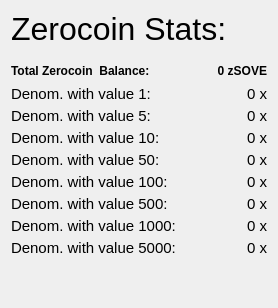
                  <widget class="QFrame" name="verticalFrameRight">
                   <layout class="QVBoxLayout" name="verticalLayout_9">
                    <item>
                     <layout class="QVBoxLayout" name="verticalLayout_Right">
                      <property name="spacing">
                       <number>4</number>
                      </property>
                      <item>
                       <layout class="QHBoxLayout" name="horizontalLayout_21">
                        <item>
                         <widget class="QLabel" name="labelzSOVEStats">
                          <property name="font">
                           <font>
                            <pointsize>24</pointsize>
                            <weight>50</weight>
                            <bold>false</bold>
                           </font>
                          </property>
                          <property name="toolTip">
                           <string>Information about the available Zerocoin funds.</string>
                          </property>
                          <property name="text">
                           <string>Zerocoin Stats:</string>
                          </property>
                          <property name="alignment">
                           <set>Qt::AlignLeading|Qt::AlignLeft|Qt::AlignVCenter</set>
                          </property>
                         </widget>
                        </item>
                        <item>
                         <spacer name="horizontalSpacer_16">
                          <property name="orientation">
                           <enum>Qt::Horizontal</enum>
                          </property>
                          <property name="sizeHint" stdset="0">
                           <size>
                            <width>40</width>
                            <height>20</height>
                           </size>
                          </property>
                         </spacer>
                        </item>
                       </layout>
                      </item>
                      <item>
                       <spacer name="verticalSpacer">
                        <property name="orientation">
                         <enum>Qt::Vertical</enum>
                        </property>
                        <property name="sizeType">
                         <enum>QSizePolicy::Maximum</enum>
                        </property>
                        <property name="sizeHint" stdset="0">
                         <size>
                          <width>20</width>
                          <height>10</height>
                         </size>
                        </property>
                       </spacer>
                      </item>
                      <item>
                       <layout class="QHBoxLayout" name="horizontalLayout_12">
                        <item>
                         <widget class="QLabel" name="labelzAvailableText">
                          <property name="font">
                           <font>
                            <weight>75</weight>
                            <bold>true</bold>
                           </font>
                          </property>
                          <property name="toolTip">
                           <string>Total Balance including unconfirmed and immature zSOVE</string>
                          </property>
                          <property name="text">
                           <string>Total Zerocoin  Balance:</string>
                          </property>
                          <property name="alignment">
                           <set>Qt::AlignLeading|Qt::AlignLeft|Qt::AlignVCenter</set>
                          </property>
                         </widget>
                        </item>
                        <item>
                         <spacer name="horizontalSpacer_7">
                          <property name="orientation">
                           <enum>Qt::Horizontal</enum>
                          </property>
                          <property name="sizeHint" stdset="0">
                           <size>
                            <width>40</width>
                            <height>20</height>
                           </size>
                          </property>
                         </spacer>
                        </item>
                        <item>
                         <widget class="QLabel" name="labelzAvailableAmount">
                          <property name="minimumSize">
                           <size>
                            <width>40</width>
                            <height>0</height>
                           </size>
                          </property>
                          <property name="font">
                           <font>
                            <weight>75</weight>
                            <bold>true</bold>
                           </font>
                          </property>
                          <property name="toolTip">
                           <string>Total Balance including unconfirmed and immature zSOVE</string>
                          </property>
                          <property name="text">
                           <string>0 zSOVE</string>
                          </property>
                          <property name="alignment">
                           <set>Qt::AlignRight|Qt::AlignTrailing|Qt::AlignVCenter</set>
                          </property>
                         </widget>
                        </item>
                       </layout>
                      </item>
                      <item>
                       <layout class="QHBoxLayout" name="horizontalLayout_13">
                        <item>
                         <widget class="QLabel" name="labelzDenom1Text">
                          <property name="font">
                           <font>
                            <pointsize>11</pointsize>
                           </font>
                          </property>
                          <property name="toolTip">
                           <string>Denominations with value 1:</string>
                          </property>
                          <property name="text">
                           <string>Denom. with value 1:</string>
                          </property>
                          <property name="alignment">
                           <set>Qt::AlignLeading|Qt::AlignLeft|Qt::AlignVCenter</set>
                          </property>
                         </widget>
                        </item>
                        <item>
                         <spacer name="horizontalSpacer_8">
                          <property name="orientation">
                           <enum>Qt::Horizontal</enum>
                          </property>
                          <property name="sizeHint" stdset="0">
                           <size>
                            <width>40</width>
                            <height>16</height>
                           </size>
                          </property>
                         </spacer>
                        </item>
                        <item>
                         <widget class="QLabel" name="labelzDenom1Amount">
                          <property name="minimumSize">
                           <size>
                            <width>40</width>
                            <height>0</height>
                           </size>
                          </property>
                          <property name="font">
                           <font>
                            <pointsize>11</pointsize>
                           </font>
                          </property>
                          <property name="toolTip">
                           <string>Unconfirmed: less than 20 confirmations
Immature: confirmed, but less than 2 mints of the same denomination after it was minted</string>
                          </property>
                          <property name="text">
                           <string>0 x</string>
                          </property>
                          <property name="textFormat">
                           <enum>Qt::RichText</enum>
                          </property>
                          <property name="alignment">
                           <set>Qt::AlignRight|Qt::AlignTrailing|Qt::AlignVCenter</set>
                          </property>
                         </widget>
                        </item>
                       </layout>
                      </item>
                      <item>
                       <layout class="QHBoxLayout" name="horizontalLayout_14">
                        <item>
                         <widget class="QLabel" name="labelzDenom2Text">
                          <property name="font">
                           <font>
                            <pointsize>11</pointsize>
                           </font>
                          </property>
                          <property name="toolTip">
                           <string>Denominations with value 5:</string>
                          </property>
                          <property name="text">
                           <string>Denom. with value 5:</string>
                          </property>
                          <property name="alignment">
                           <set>Qt::AlignLeading|Qt::AlignLeft|Qt::AlignVCenter</set>
                          </property>
                         </widget>
                        </item>
                        <item>
                         <spacer name="horizontalSpacer_9">
                          <property name="orientation">
                           <enum>Qt::Horizontal</enum>
                          </property>
                          <property name="sizeHint" stdset="0">
                           <size>
                            <width>40</width>
                            <height>16</height>
                           </size>
                          </property>
                         </spacer>
                        </item>
                        <item>
                         <widget class="QLabel" name="labelzDenom2Amount">
                          <property name="minimumSize">
                           <size>
                            <width>40</width>
                            <height>0</height>
                           </size>
                          </property>
                          <property name="font">
                           <font>
                            <pointsize>11</pointsize>
                           </font>
                          </property>
                          <property name="toolTip">
                           <string>Unconfirmed: less than 20 confirmations
Immature: confirmed, but less than 2 mints of the same denomination after it was minted</string>
                          </property>
                          <property name="text">
                           <string>0 x</string>
                          </property>
                          <property name="textFormat">
                           <enum>Qt::RichText</enum>
                          </property>
                          <property name="alignment">
                           <set>Qt::AlignRight|Qt::AlignTrailing|Qt::AlignVCenter</set>
                          </property>
                         </widget>
                        </item>
                       </layout>
                      </item>
                      <item>
                       <layout class="QHBoxLayout" name="horizontalLayout_15">
                        <item>
                         <widget class="QLabel" name="labelzDenom3Text">
                          <property name="font">
                           <font>
                            <pointsize>11</pointsize>
                           </font>
                          </property>
                          <property name="toolTip">
                           <string>Denominations with value 10:</string>
                          </property>
                          <property name="text">
                           <string>Denom. with value 10:</string>
                          </property>
                          <property name="alignment">
                           <set>Qt::AlignLeading|Qt::AlignLeft|Qt::AlignVCenter</set>
                          </property>
                         </widget>
                        </item>
                        <item>
                         <spacer name="horizontalSpacer_10">
                          <property name="orientation">
                           <enum>Qt::Horizontal</enum>
                          </property>
                          <property name="sizeHint" stdset="0">
                           <size>
                            <width>40</width>
                            <height>16</height>
                           </size>
                          </property>
                         </spacer>
                        </item>
                        <item>
                         <widget class="QLabel" name="labelzDenom3Amount">
                          <property name="minimumSize">
                           <size>
                            <width>40</width>
                            <height>0</height>
                           </size>
                          </property>
                          <property name="font">
                           <font>
                            <pointsize>11</pointsize>
                           </font>
                          </property>
                          <property name="toolTip">
                           <string>Unconfirmed: less than 20 confirmations
Immature: confirmed, but less than 2 mints of the same denomination after it was minted</string>
                          </property>
                          <property name="text">
                           <string>0 x</string>
                          </property>
                          <property name="textFormat">
                           <enum>Qt::RichText</enum>
                          </property>
                          <property name="alignment">
                           <set>Qt::AlignRight|Qt::AlignTrailing|Qt::AlignVCenter</set>
                          </property>
                         </widget>
                        </item>
                       </layout>
                      </item>
                      <item>
                       <layout class="QHBoxLayout" name="horizontalLayout_16">
                        <item>
                         <widget class="QLabel" name="labelzDenom4Text">
                          <property name="font">
                           <font>
                            <pointsize>11</pointsize>
                           </font>
                          </property>
                          <property name="toolTip">
                           <string>Denominations with value 50:</string>
                          </property>
                          <property name="text">
                           <string>Denom. with value 50:</string>
                          </property>
                          <property name="alignment">
                           <set>Qt::AlignLeading|Qt::AlignLeft|Qt::AlignVCenter</set>
                          </property>
                         </widget>
                        </item>
                        <item>
                         <spacer name="horizontalSpacer_11">
                          <property name="orientation">
                           <enum>Qt::Horizontal</enum>
                          </property>
                          <property name="sizeHint" stdset="0">
                           <size>
                            <width>40</width>
                            <height>16</height>
                           </size>
                          </property>
                         </spacer>
                        </item>
                        <item>
                         <widget class="QLabel" name="labelzDenom4Amount">
                          <property name="minimumSize">
                           <size>
                            <width>40</width>
                            <height>0</height>
                           </size>
                          </property>
                          <property name="font">
                           <font>
                            <pointsize>11</pointsize>
                           </font>
                          </property>
                          <property name="toolTip">
                           <string>Unconfirmed: less than 20 confirmations
Immature: confirmed, but less than 2 mints of the same denomination after it was minted</string>
                          </property>
                          <property name="text">
                           <string>0 x</string>
                          </property>
                          <property name="textFormat">
                           <enum>Qt::RichText</enum>
                          </property>
                          <property name="alignment">
                           <set>Qt::AlignRight|Qt::AlignTrailing|Qt::AlignVCenter</set>
                          </property>
                         </widget>
                        </item>
                       </layout>
                      </item>
                      <item>
                       <layout class="QHBoxLayout" name="horizontalLayout_17">
                        <item>
                         <widget class="QLabel" name="labelzDenom5Text">
                          <property name="font">
                           <font>
                            <pointsize>11</pointsize>
                           </font>
                          </property>
                          <property name="toolTip">
                           <string>Denominations with value 100:</string>
                          </property>
                          <property name="text">
                           <string>Denom. with value 100:</string>
                          </property>
                          <property name="alignment">
                           <set>Qt::AlignLeading|Qt::AlignLeft|Qt::AlignVCenter</set>
                          </property>
                         </widget>
                        </item>
                        <item>
                         <spacer name="horizontalSpacer_12">
                          <property name="orientation">
                           <enum>Qt::Horizontal</enum>
                          </property>
                          <property name="sizeHint" stdset="0">
                           <size>
                            <width>40</width>
                            <height>16</height>
                           </size>
                          </property>
                         </spacer>
                        </item>
                        <item>
                         <widget class="QLabel" name="labelzDenom5Amount">
                          <property name="minimumSize">
                           <size>
                            <width>40</width>
                            <height>0</height>
                           </size>
                          </property>
                          <property name="font">
                           <font>
                            <pointsize>11</pointsize>
                           </font>
                          </property>
                          <property name="toolTip">
                           <string>Unconfirmed: less than 20 confirmations
Immature: confirmed, but less than 2 mints of the same denomination after it was minted</string>
                          </property>
                          <property name="text">
                           <string>0 x</string>
                          </property>
                          <property name="textFormat">
                           <enum>Qt::RichText</enum>
                          </property>
                          <property name="alignment">
                           <set>Qt::AlignRight|Qt::AlignTrailing|Qt::AlignVCenter</set>
                          </property>
                         </widget>
                        </item>
                       </layout>
                      </item>
                      <item>
                       <layout class="QHBoxLayout" name="horizontalLayout_18">
                        <item>
                         <widget class="QLabel" name="labelzDenom6Text">
                          <property name="font">
                           <font>
                            <pointsize>11</pointsize>
                           </font>
                          </property>
                          <property name="toolTip">
                           <string>Denominations with value 500:</string>
                          </property>
                          <property name="text">
                           <string>Denom. with value 500:</string>
                          </property>
                          <property name="alignment">
                           <set>Qt::AlignLeading|Qt::AlignLeft|Qt::AlignVCenter</set>
                          </property>
                         </widget>
                        </item>
                        <item>
                         <spacer name="horizontalSpacer_13">
                          <property name="orientation">
                           <enum>Qt::Horizontal</enum>
                          </property>
                          <property name="sizeHint" stdset="0">
                           <size>
                            <width>40</width>
                            <height>16</height>
                           </size>
                          </property>
                         </spacer>
                        </item>
                        <item>
                         <widget class="QLabel" name="labelzDenom6Amount">
                          <property name="minimumSize">
                           <size>
                            <width>40</width>
                            <height>0</height>
                           </size>
                          </property>
                          <property name="font">
                           <font>
                            <pointsize>11</pointsize>
                           </font>
                          </property>
                          <property name="toolTip">
                           <string>Unconfirmed: less than 20 confirmations
Immature: confirmed, but less than 2 mints of the same denomination after it was minted</string>
                          </property>
                          <property name="text">
                           <string>0 x</string>
                          </property>
                          <property name="textFormat">
                           <enum>Qt::RichText</enum>
                          </property>
                          <property name="alignment">
                           <set>Qt::AlignRight|Qt::AlignTrailing|Qt::AlignVCenter</set>
                          </property>
                         </widget>
                        </item>
                       </layout>
                      </item>
                      <item>
                       <layout class="QHBoxLayout" name="horizontalLayout_19">
                        <item>
                         <widget class="QLabel" name="labelzDenom7Text">
                          <property name="font">
                           <font>
                            <pointsize>11</pointsize>
                           </font>
                          </property>
                          <property name="toolTip">
                           <string>Denominations with value 1000:</string>
                          </property>
                          <property name="text">
                           <string>Denom. with value 1000:</string>
                          </property>
                          <property name="alignment">
                           <set>Qt::AlignLeading|Qt::AlignLeft|Qt::AlignVCenter</set>
                          </property>
                         </widget>
                        </item>
                        <item>
                         <spacer name="horizontalSpacer_14">
                          <property name="orientation">
                           <enum>Qt::Horizontal</enum>
                          </property>
                          <property name="sizeHint" stdset="0">
                           <size>
                            <width>40</width>
                            <height>16</height>
                           </size>
                          </property>
                         </spacer>
                        </item>
                        <item>
                         <widget class="QLabel" name="labelzDenom7Amount">
                          <property name="minimumSize">
                           <size>
                            <width>40</width>
                            <height>0</height>
                           </size>
                          </property>
                          <property name="font">
                           <font>
                            <pointsize>11</pointsize>
                           </font>
                          </property>
                          <property name="toolTip">
                           <string>Unconfirmed: less than 20 confirmations
Immature: confirmed, but less than 2 mints of the same denomination after it was minted</string>
                          </property>
                          <property name="text">
                           <string>0 x</string>
                          </property>
                          <property name="textFormat">
                           <enum>Qt::RichText</enum>
                          </property>
                          <property name="alignment">
                           <set>Qt::AlignRight|Qt::AlignTrailing|Qt::AlignVCenter</set>
                          </property>
                         </widget>
                        </item>
                       </layout>
                      </item>
                      <item>
                       <layout class="QHBoxLayout" name="horizontalLayout_20">
                        <item>
                         <widget class="QLabel" name="labelzDenom8Text">
                          <property name="font">
                           <font>
                            <pointsize>11</pointsize>
                           </font>
                          </property>
                          <property name="toolTip">
                           <string>Denominations with value 5000:</string>
                          </property>
                          <property name="text">
                           <string>Denom. with value 5000:</string>
                          </property>
                          <property name="alignment">
                           <set>Qt::AlignLeading|Qt::AlignLeft|Qt::AlignVCenter</set>
                          </property>
                         </widget>
                        </item>
                        <item>
                         <spacer name="horizontalSpacer_15">
                          <property name="orientation">
                           <enum>Qt::Horizontal</enum>
                          </property>
                          <property name="sizeHint" stdset="0">
                           <size>
                            <width>40</width>
                            <height>16</height>
                           </size>
                          </property>
                         </spacer>
                        </item>
                        <item>
                         <widget class="QLabel" name="labelzDenom8Amount">
                          <property name="minimumSize">
                           <size>
                            <width>40</width>
                            <height>0</height>
                           </size>
                          </property>
                          <property name="font">
                           <font>
                            <pointsize>11</pointsize>
                           </font>
                          </property>
                          <property name="toolTip">
                           <string>Unconfirmed: less than 20 confirmations
Immature: confirmed, but less than 2 mints of the same denomination after it was minted</string>
                          </property>
                          <property name="text">
                           <string>0 x</string>
                          </property>
                          <property name="textFormat">
                           <enum>Qt::RichText</enum>
                          </property>
                          <property name="alignment">
                           <set>Qt::AlignRight|Qt::AlignTrailing|Qt::AlignVCenter</set>
                          </property>
                         </widget>
                        </item>
                       </layout>
                      </item>
                      <item>
                       <spacer name="verticalSpacer_4">
                        <property name="orientation">
                         <enum>Qt::Vertical</enum>
                        </property>
                        <property name="sizeHint" stdset="0">
                         <size>
                          <width>20</width>
                          <height>40</height>
                         </size>
                        </property>
                       </spacer>
                      </item>
                     </layout>
                    </item>
                   </layout>
                  </widget>
